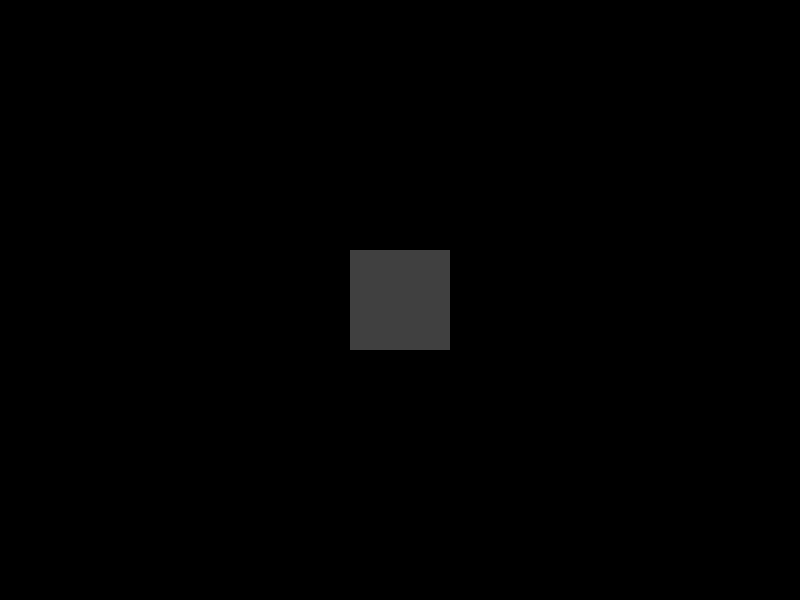
Frame 1 (no input)
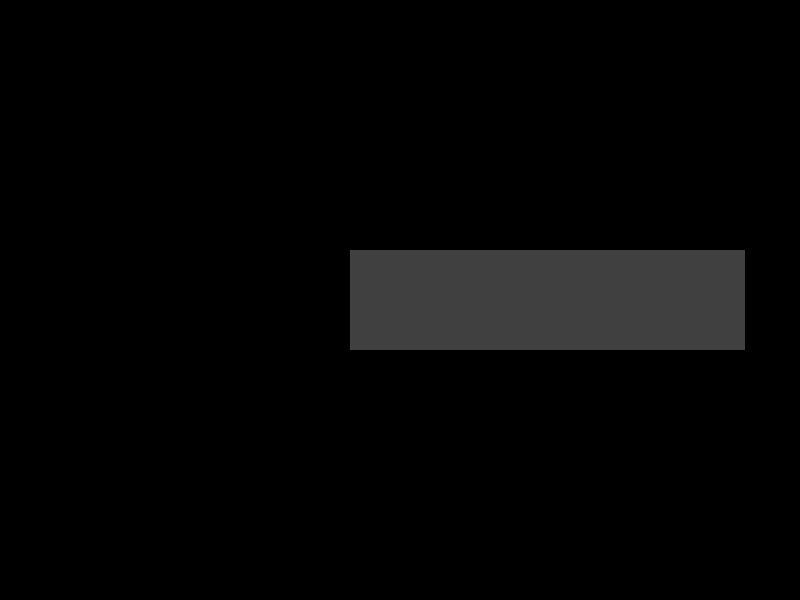
Frame 60 (the mouse pressed at the canvas centre just before this capture)
Frame 120 (the mouse held since frame 60 and released just before this capture): identical to frame 60, image omitted

The Processing sketch that drew these frames (run headless with seeded random() and noise(); from frame 60 on, the mouse is pressed at the canvas centre):

// Processing sketch: A1
// ── A1.pde
// CS408 - Assignment 1 //<>//
// Nicholas Bolen
// #200455709

// List of all particles
ArrayList<Particle> particles = new ArrayList<>();
// Controller particle
Particle control;

// Init
void setup()
{
    size(800, 600);
    frameRate(30);
    control = new Particle();
    particles.add(new Particle(control));
}

// Create new particle and call update function on each frame
void draw()
{
    background(0);
    particles.add(new Particle(control));
    update(particles);
}

// Rendering and updating all particles
void update(ArrayList<Particle> ps)
{
    // Iterate over list backwards so we can delete particles without issue
    for (int i = ps.size() - 1; i >= 0; i--) {
        Particle p = ps.get(i);

        p.render(); // render before adjusting position so we display particles added this frame at 0,0
        p.age++;
        if (p.age >= 60)
            ps.remove(p);
        else
            p.position.add(PVector.mult(p.direction, p.speed));
    }
}

// ── Particle.pde
// The Particle class

class Particle {
    // Params
    PVector position;
    PVector direction;
    int size;
    int r;
    int g;
    int b;
    int speed;
    int age;
    float alpha;

    // Default constructor
    Particle() {
        position = new PVector(width / 2, height / 2);
        direction = new PVector(1, 0); //random
        size = 100;
        r = 64; // ~25% of 255
        g = 64;
        b = 64;
        speed = 5;
        age = 0;
        alpha = 255;
    }

    // Copy constructor
    Particle(Particle p) {
        position = p.position.copy();
        direction = p.direction.copy();
        size = p.size;
        r = p.r;
        g = p.g;
        b = p.b;
        speed = p.speed;
        age = p.age;
        alpha = p.alpha;
    }

    // Draw function
    void render() {
        noStroke();
        fill(r, g, b, alpha);
        rect(position.x - size/2, position.y - size/2, size, size);
    }
}

// ── helpers.pde
// Pick random value between a and b, independant of order passed
float urandom(float a, float b) {
    if(a > b)
        return random(b, a);
    return random(a, b);
}
